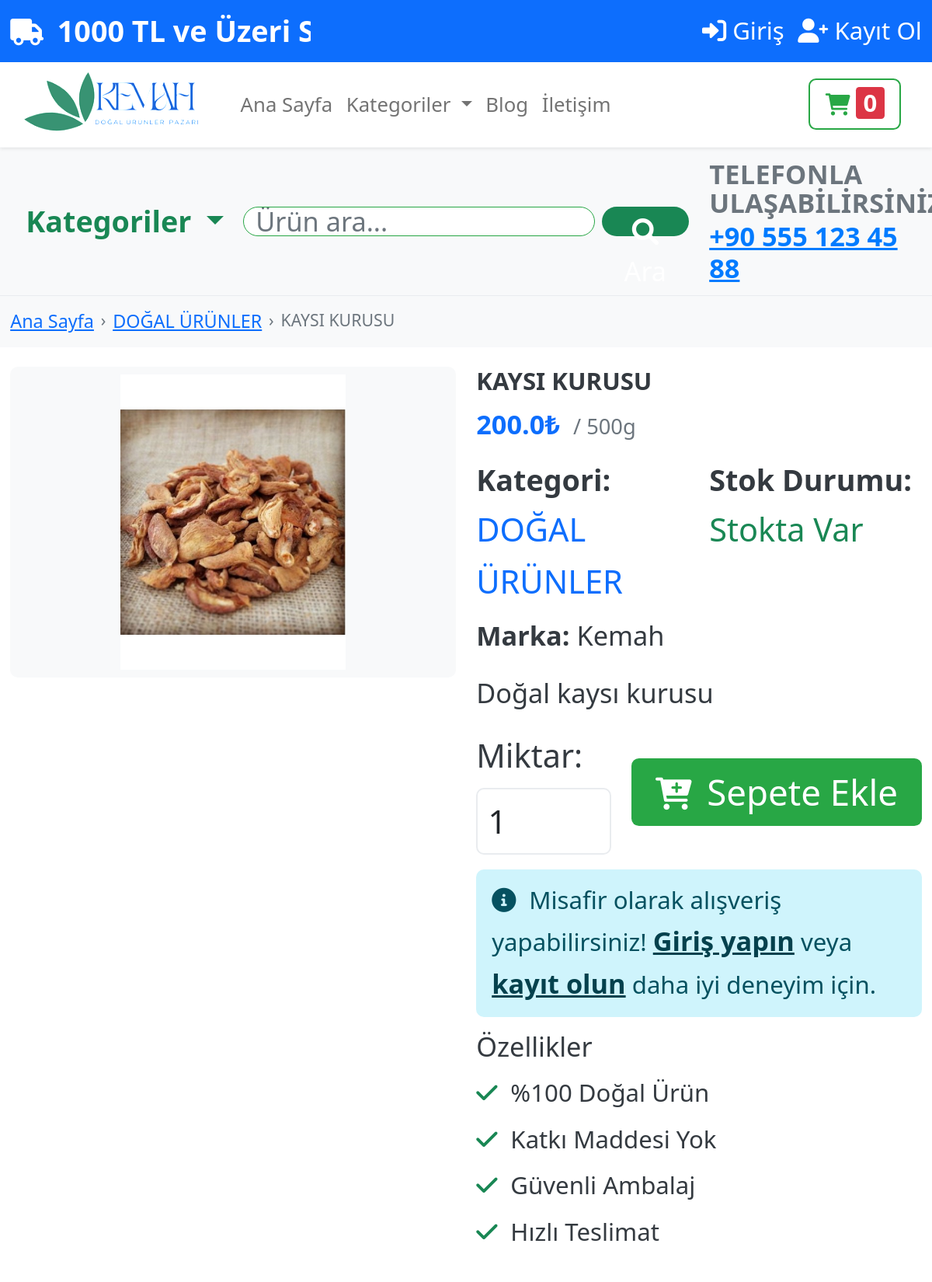
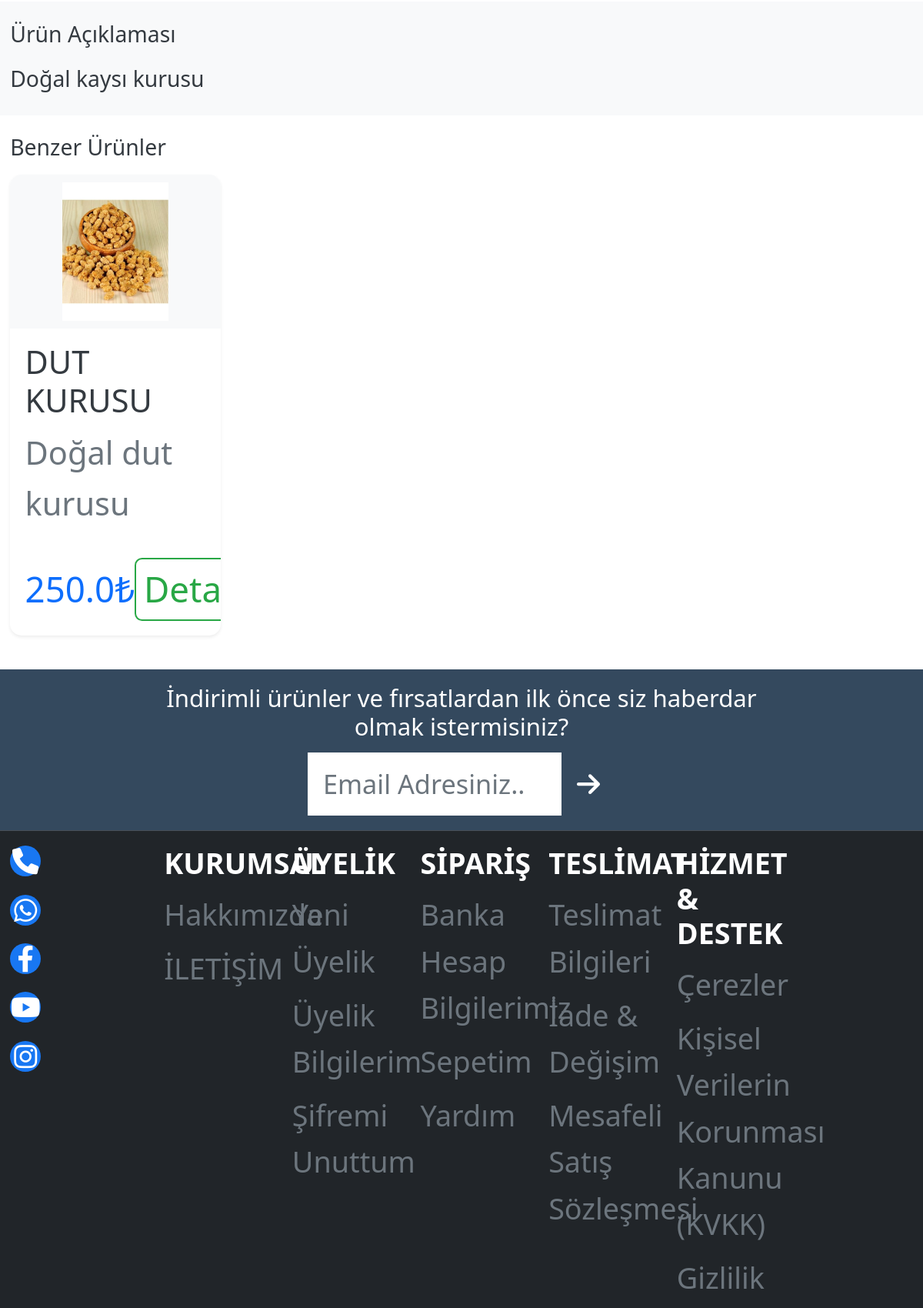
The page /urun/kaysi-kurusu (upper part) on the database its author committed (2 pictures, top to bottom).
### tables this page shows
CREATE TABLE categories (
            id INTEGER PRIMARY KEY AUTOINCREMENT,
            name TEXT NOT NULL,
            slug TEXT UNIQUE NOT NULL,
            description TEXT,
            parent_id INTEGER,
            image TEXT,
            is_active BOOLEAN DEFAULT 1,
            created_at TIMESTAMP DEFAULT CURRENT_TIMESTAMP
        );

CREATE TABLE products (
            id INTEGER PRIMARY KEY AUTOINCREMENT,
            name TEXT NOT NULL,
            slug TEXT NOT NULL,
            description TEXT,
            short_description TEXT,
            price REAL NOT NULL,
            stock_quantity INTEGER DEFAULT 0,
            image TEXT,
            weight TEXT,
            brand TEXT,
            is_active BOOLEAN DEFAULT 1,
            is_featured BOOLEAN DEFAULT 0,
            is_new BOOLEAN DEFAULT 0,
            category_id INTEGER NOT NULL,
            created_at TIMESTAMP DEFAULT CURRENT_TIMESTAMP,
            updated_at TIMESTAMP DEFAULT CURRENT_TIMESTAMP
        );

### app.py (the view)
@app.route('/urun/<slug>')
@maintenance_required
def product_detail(slug):
    conn = get_db_connection()
    product = conn.execute('''
        SELECT p.*, c.name as category_name
        FROM products p
        JOIN categories c ON p.category_id = c.id
        WHERE p.slug = ? AND p.is_active = 1
    ''', (slug,)).fetchone()
    if not product:
        flash('Ürün bulunamadı!', 'error')
        conn.close()
        return redirect(url_for('index'))
    related_products = conn.execute('''
        SELECT p.*, c.name as category_name
        FROM products p
        JOIN categories c ON p.category_id = c.id
        WHERE p.category_id = ? AND p.id != ? AND p.is_active = 1
        LIMIT 4
    ''', (product['category_id'], product['id'])).fetchall()
    product_images = conn.execute('''
        SELECT * FROM product_images
        WHERE product_id = ?
        ORDER BY is_primary DESC, display_order ASC
    ''', (product['id'],)).fetchall()
    conn.close()
    return render_template('product_detail.html', product=product, related_products=related_products, product_images=product_images)

### app.py (called while the page is built, shortened)
@app.after_request
def after_request(response):
    response.headers['Access-Control-Allow-Origin'] = '*'
    response.headers['Access-Control-Allow-Methods'] = 'GET, POST, PUT, DELETE, OPTIONS'
    response.headers['Access-Control-Allow-Headers'] = 'Content-Type, Authorization'
    response.headers['X-Content-Type-Options'] = 'nosniff'
    response.headers['X-Frame-Options'] = 'DENY'
    response.headers['X-XSS-Protection'] = '1; mode=block'
    response.headers['Referrer-Policy'] = 'strict-origin-when-cross-origin'
    return response

def get_db_connection():
    db_path = os.path.join(os.path.dirname(os.path.abspath(__file__)), 'kemah.db')
    conn = sqlite3.connect(db_path)
    conn.row_factory = sqlite3.Row
    conn.execute('PRAGMA foreign_keys=ON')
    conn.execute('PRAGMA journal_mode=WAL')
    return conn

def is_maintenance_mode():
    conn = get_db_connection()
    status = conn.execute('SELECT * FROM site_status ORDER BY id DESC LIMIT 1').fetchone()
    conn.close()
    if status:
        return bool(status['is_maintenance_mode'])
    return False

def maintenance_required(f):
    @wraps(f)
    def decorated_function(*args, **kwargs):
        if request.endpoint in ['login', 'admin_dashboard', 'admin_settings', 'admin_maintenance']:
            return f(*args, **kwargs)
        if is_maintenance_mode():
            return render_template('maintenance.html',
                                 maintenance_message=get_maintenance_message())
        return f(*args, **kwargs)
    return decorated_function

@app.context_processor
def inject_user():
    return dict(current_user=current_user)

def get_site_settings():
    try:
        conn = get_db_connection()
        settings = conn.execute('SELECT * FROM site_settings').fetchall()
        conn.close()
        site_settings = {setting['setting_key']: setting['setting_value'] for setting in settings}
        return site_settings
    except:
        return {}

@app.context_processor
def inject_site_settings():
    return dict(site_settings=get_site_settings())

### templates/product_detail.html (shortened to what this page needs)
{% extends "base.html" %}
{% block content %}
<nav aria-label="breadcrumb" class="py-3 bg-light">
    <div class="container">
        <ol class="breadcrumb mb-0">
            <li class="breadcrumb-item"><a href="{{ url_for('index') }}">Ana Sayfa</a></li>
            <li class="breadcrumb-item"><a href="{{ url_for('category', slug=product.slug) }}">{{ product.category_name }}</a></li>
            <li class="breadcrumb-item active">{{ product.name }}</li>
        </ol>
    </div>
</nav>
<section class="py-5">
    <div class="container">
        <div class="row">
            <div class="col-md-6">
                <div class="product-image-container">
                    <div class="main-image mb-3">
                        <div class="bg-light d-flex align-items-center justify-content-center" style="height: 400px; border-radius: 10px;">
                            {% if product.image %}
                                <img src="{{ url_for('static', filename='uploads/' + product.image) }}"
                                     alt="{{ product.name }}" class="img-fluid" style="max-height: 380px;">
                            {% else %}
                                <i class="fas fa-image text-muted" style="font-size: 5rem;"></i>
                            {% endif %}
                        </div>
                    </div>
                </div>
            </div>
            <div class="col-md-6">
                <div class="product-info">
                    <h1 class="product-title fw-bold mb-3">{{ product.name }}</h1>
                    <div class="product-price mb-3">
                        <span class="h2 text-primary fw-bold">{{ product.price }}₺</span>
                        {% if product.weight %}
                            <small class="text-muted ms-2">/ {{ product.weight }}</small>
                        {% endif %}
                    </div>
                    <div class="product-meta mb-4">
                        <div class="row">
                            <div class="col-6">
                                <strong>Kategori:</strong><br>
                                <a href="{{ url_for('category', slug=product.slug) }}" class="text-decoration-none">
                                    {{ product.category_name }}
                                </a>
                            </div>
                            <div class="col-6">
                                <strong>Stok Durumu:</strong><br>
                                {% if product.stock_quantity > 0 %}
                                    <span class="text-success">
                                        {% if product.stock_quantity <= 5 %}
                                            Son {{ product.stock_quantity }} adet!
                                        {% else %}
                                            Stokta Var
                                        {% endif %}
                                    </span>
                                {% else %}
                                    <span class="text-danger">Stokta Yok</span>
                                {% endif %}
                            </div>
                        </div>
                        {% if product.brand %}
                            <div class="mt-2">
                                <strong>Marka:</strong> {{ product.brand }}
                            </div>
                        {% endif %}
                    </div>
                    {% if product.short_description %}
                        <div class="product-short-desc mb-4">
                            <p class="lead">{{ product.short_description }}</p>
                        </div>
                    {% endif %}
                    <div class="mb-4">
                        <div class="row align-items-center">
                            <div class="col-md-4">
                                <label for="quantity" class="form-label">Miktar:</label>
                                <input type="number" class="form-control" id="quantity" name="quantity"
                                       value="1" min="1" max="{{ product.stock_quantity if product.stock_quantity > 0 else 1 }}">
                            </div>
                            <div class="col-md-8">
                                <button type="button" class="btn btn-primary btn-lg w-100" id="addToCartBtn"
                                        onclick="addToCartFromDetail({{ product.id }})">
                                    <i class="fas fa-cart-plus me-2"></i>
                                    <span id="addToCartText">
                                        {% if product.stock_quantity > 0 %}
                                            Sepete Ekle
                                        {% else %}
                                            Stokta Yok
                                        {% endif %}
                                    </span>
                                </button>
                            </div>
                        </div>
                    </div>
                    {% if not current_user.is_authenticated %}
                        <div class="alert alert-info">
                            <i class="fas fa-info-circle me-2"></i>
                            Misafir olarak alışveriş yapabilirsiniz!
                            <a href="{{ url_for('login') }}" class="alert-link">Giriş yapın</a>
                            veya <a href="{{ url_for('register') }}" class="alert-link">kayıt olun</a>
                            daha iyi deneyim için.
                        </div>
                    {% endif %}
                    <div class="product-features">
                        <h5 class="mb-3">Özellikler</h5>
                        <ul class="list-unstyled">
                            <li class="mb-2">
                                <i class="fas fa-check text-success me-2"></i>
                                %100 Doğal Ürün
                            </li>
                            <li class="mb-2">
                                <i class="fas fa-check text-success me-2"></i>
                                Katkı Maddesi Yok
                            </li>
                            <li class="mb-2">
                                <i class="fas fa-check text-success me-2"></i>
                                Güvenli Ambalaj
                            </li>
                            <li class="mb-2">
                                <i class="fas fa-check text-success me-2"></i>
                                Hızlı Teslimat
                            </li>
                        </ul>
                    </div>
                </div>
            </div>
        </div>
    </div>
</section>
{% if product.description %}
<section class="py-5 bg-light">
    <div class="container">
        <div class="row">
            <div class="col-12">
                <h3 class="mb-4">Ürün Açıklaması</h3>
                <div class="product-description">
                    {{ product.description|safe }}
                </div>
            </div>
        </div>
    </div>
</section>
{% endif %}
{% if related_products %}
<section class="py-5">
    <div class="container">
        <div class="row">
            <div class="col-12">
                <h3 class="mb-4">Benzer Ürünler</h3>
                <div class="row">
                    {% for related_product in related_products %}
                        <div class="col-md-3 col-sm-6 mb-4">
                            <div class="card product-card h-100 shadow-sm">
                                <div class="card-img-top bg-light d-flex align-items-center justify-content-center" style="height: 200px;">
                                    {% if related_product.image %}
                                        <img src="{{ url_for('static', filename='uploads/' + related_product.image) }}"
                                             alt="{{ related_product.name }}" class="img-fluid" style="max-height: 180px;">
                                    {% else %}
                                        <i class="fas fa-image text-muted" style="font-size: 3rem;"></i>
                                    {% endif %}
                                </div>
                                <div class="card-body d-flex flex-column">
                                    <h6 class="card-title">{{ related_product.name }}</h6>
                                    <p class="card-text text-muted small flex-grow-1">
                                        {{ related_product.short_description or related_product.description[:80] + '...' if related_product.description else 'Doğal ürün' }}
                                    </p>
                                    <div class="d-flex justify-content-between align-items-center">
                                        <span class="h6 text-primary mb-0">{{ related_product.price }}₺</span>
                                        <a href="{{ url_for('product_detail', slug=related_product.slug) }}" class="btn btn-outline-primary btn-sm">
                                            Detay
                                        </a>
                                    </div>
                                </div>
                            </div>
                        </div>
                    {% endfor %}
                </div>
            </div>
        </div>
    </div>
</section>
{% endif %}
{% endblock %}

### static/css/style.css (style rules this page uses)
:root { --primary-color: #28a745; --secondary-color: #6c757d; --success-color: #28a745; --info-color: #17a2b8; --warning-color: #ffc107; --danger-color: #dc3545; --light-color: #f8f9fa; --dark-color: #343a40; --font-family: 'Segoe UI', Tahoma, Geneva, Verdana, sans-serif; }
body { font-family: var(--font-family); line-height: 1.6; color: var(--dark-color); min-height: 100vh; padding-bottom: 100px; }
.product-card { transition: transform 0.3s ease, box-shadow 0.3s ease; border: none; border-radius: 15px; overflow: hidden; }
.product-card .card-img-top { transition: transform 0.3s ease; }
.product-card .card-img-top img { transition: all 0.3s ease; }
.btn { border-radius: 25px; font-weight: 500; transition: all 0.3s ease; border: none; padding: 10px 25px; }
.btn-primary { background: linear-gradient(135deg, var(--primary-color), var(--success-color)); border: none; }
.btn-outline-primary { border: 2px solid var(--primary-color); color: var(--primary-color); }
.form-control { border-radius: 10px; border: 2px solid #e9ecef; padding: 12px 15px; transition: border-color 0.3s ease, box-shadow 0.3s ease; }
.card { border: none; border-radius: 15px; box-shadow: 0 5px 15px rgba(0,0,0,0.08); transition: box-shadow 0.3s ease; }
.alert { border: none; border-radius: 10px; padding: 15px 20px; }
.breadcrumb { background: transparent; padding: 0; margin: 0; }
.breadcrumb-item + .breadcrumb-item::before { content: "›"; color: var(--secondary-color); }
.product-image-container { position: relative; }
html { font-size: 110%; }
body { font-size: 110%; }
h1, h2, h3, h4, h5, h6, p, span, div, a, button, input, textarea, select, label { font-size: 110% !important; }
.container { max-width: 1200px !important; }
.card { margin-bottom: 1.1rem; }
.card-body { padding: 1.1rem; }
.btn { padding: 0.55rem 1.1rem; font-size: 110%; border-radius: 0.55rem; }
.btn-sm { padding: 0.275rem 0.55rem; font-size: 0.88rem; }
.btn-lg { padding: 0.55rem 1.1rem; font-size: 1.1rem; }
img { max-width: 110%; height: auto; }
.form-control { padding: 0.55rem 0.75rem; font-size: 110%; }
.mb-2 { margin-bottom: 0.55rem !important; }
.mb-3 { margin-bottom: 0.825rem !important; }
.mb-4 { margin-bottom: 1.1rem !important; }
.mt-2 { margin-top: 0.55rem !important; }
.py-3 { padding-top: 0.825rem !important; padding-bottom: 0.825rem !important; }
.py-5 { padding-top: 1.375rem !important; padding-bottom: 1.375rem !important; }
.btn { transition: all 0.3s ease; }

### rows shown on the page
categories: category_name "DOĞAL ÜRÜNLER"
products: name "KAYSI KURUSU", image (picture), price "200.0", weight "500g", brand "Kemah", short_description "Doğal kaysı kurusu", description "Doğal kaysı kurusu"
products: image (picture), name "DUT KURUSU", description+short_description "Doğal dut kurusu", price "250.0"
